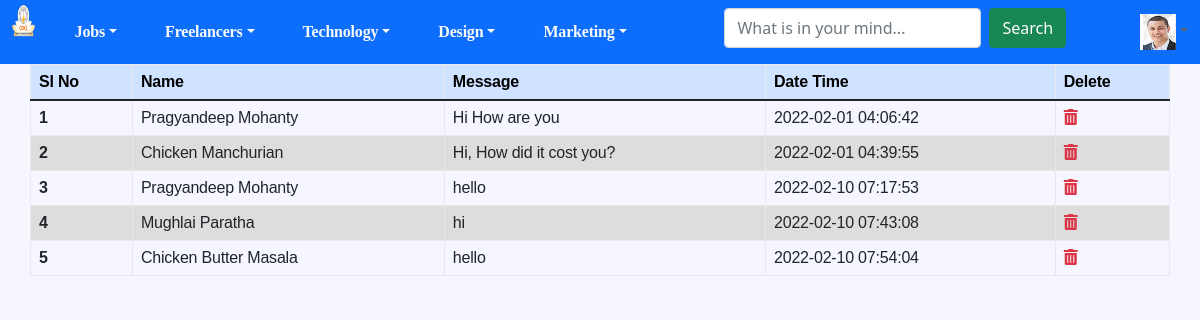
The app's page /home/readMsg.php with its own data.
### tables this page shows
CREATE TABLE `message` (
  `id` int(10) NOT NULL,
  `name` varchar(100) NOT NULL,
  `msg` varchar(200) NOT NULL,
  `cr_date` datetime NOT NULL DEFAULT current_timestamp(),
  `status` int(2) NOT NULL DEFAULT 0
);

### home/readMsg.php (the view, shortened to what this page needs)
<?php
  require_once "config.php";
?>
<?php include "views/header1.php" ?>
    <div class="container" id="table1">
      <div class="row">
        <table class="table">
          <thead class="table-primary">
            <tr>
              <th scope="col">Sl No</th>
              <th scope="col">Name</th>
              <th scope="col">Message</th>
              <th scope="col">Date  Time</th>
              <th scope="col">Delete</th>
            </tr>
          </thead>
          <tbody>
            <?php
              $slno = 1;
              $sql = "SELECT * FROM message WHERE status=1";
              $stmt = $db->prepare($sql);
              $stmt->execute();
                foreach ($stmt as $main_result) :?>
                <tr>
                  <th scope="row"><?php echo $slno++; ?></th>
                  <td><?php echo $main_result['name']; ?></td>
                  <td><?php echo $main_result['msg']; ?></td>
                  <td><?php echo $main_result['cr_date']; ?></td>
                  <td><a href="delete.php?id=<?php echo $main_result['id'];?>" class="text-danger"><i class="fas fa-trash-alt"></i></a></td>
                </tr>
              <?php endforeach; ?>
          </tbody>
        </table>
      </div>
    </div>
  </body>
</html>

### css/styles.css (style rules this page uses)
* { box-sizing: border-box; margin: 0; padding: 0; }
body { --header-height: 3rem; margin: var(--header-height) 0 0 0; }

### css/portal.css (style rules this page uses)
body { -webkit-font-smoothing:antialiased;-moz-osx-font-smoothing:grayscale;color:#5d6778 }
.table th,.table td { border-color:#e7e9ed }
.table thead th { border-color:#e7e9ed }

### css/appcommon.css (style rules this page uses)
*,*::before,*::after { -webkit-box-sizing:border-box;box-sizing:border-box }
html { font-size:16px;font-size:85%;font-family:"Roboto",Arial,sans-serif;scroll-padding-top:150px;letter-spacing:-0.2 }
@media screen and (min-width: 40rem) { html { font-size:100% } }
body { -webkit-box-sizing:border-box;box-sizing:border-box;background:#fffeff;line-height:1.5;color:#707070;margin:0;padding:0;min-height:100vh;scroll-behavior:smooth;text-rendering:optimizeLegibility;-webkit-font-smoothing:antialiased;overflow-y:scroll }

### home/readMsg.php (style rules this page uses)
table { font-family: arial, sans-serif; border-collapse: collapse; width: 100%; }
td, th { border: 1px solid #dddddd; text-align: left; padding: 0.5rem; }
tr:nth-child(even) { background-color: #dddddd; }

### records on screen
message: name "Pragyandeep Mohanty", msg "Hi How are you", cr_date "2022-02-01 04:06:42"
message: name "Chicken Manchurian", msg "Hi, How did it cost you?", cr_date "2022-02-01 04:39:55"
message: name "Pragyandeep Mohanty", msg "hello", cr_date "2022-02-10 07:17:53"
message: name "Mughlai Paratha", msg "hi", cr_date "2022-02-10 07:43:08"
message: name "Chicken Butter Masala", msg "hello", cr_date "2022-02-10 07:54:04"
